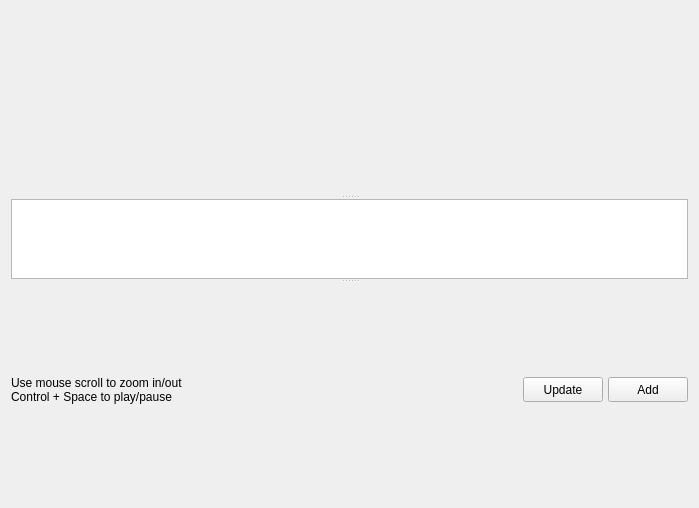
<?xml version="1.0" encoding="UTF-8"?>
<ui version="4.0">
 <class>AudioWaveForm</class>
 <widget class="QWidget" name="AudioWaveForm">
  <property name="geometry">
   <rect>
    <x>0</x>
    <y>0</y>
    <width>699</width>
    <height>508</height>
   </rect>
  </property>
  <property name="sizePolicy">
   <sizepolicy hsizetype="Expanding" vsizetype="Expanding">
    <horstretch>0</horstretch>
    <verstretch>0</verstretch>
   </sizepolicy>
  </property>
  <property name="windowTitle">
   <string>Form</string>
  </property>
  <layout class="QVBoxLayout" name="verticalLayout">
   <item>
    <widget class="QSplitter" name="splitter">
     <property name="orientation">
      <enum>Qt::Vertical</enum>
     </property>
     <widget class="QCustomPlot" name="widget" native="true">
      <property name="sizePolicy">
       <sizepolicy hsizetype="Preferred" vsizetype="Expanding">
        <horstretch>0</horstretch>
        <verstretch>0</verstretch>
       </sizepolicy>
      </property>
     </widget>
     <widget class="QTextEdit" name="textEdit">
      <property name="sizePolicy">
       <sizepolicy hsizetype="Expanding" vsizetype="Preferred">
        <horstretch>0</horstretch>
        <verstretch>0</verstretch>
       </sizepolicy>
      </property>
      <property name="maximumSize">
       <size>
        <width>16777215</width>
        <height>80</height>
       </size>
      </property>
      <property name="undoRedoEnabled">
       <bool>false</bool>
      </property>
      <property name="lineWrapMode">
       <enum>QTextEdit::WidgetWidth</enum>
      </property>
      <property name="readOnly">
       <bool>true</bool>
      </property>
     </widget>
     <widget class="QWidget" name="">
      <layout class="QHBoxLayout" name="horizontalLayout" stretch="0,0,0">
       <property name="spacing">
        <number>5</number>
       </property>
       <item>
        <widget class="QLabel" name="label">
         <property name="sizePolicy">
          <sizepolicy hsizetype="Expanding" vsizetype="Ignored">
           <horstretch>0</horstretch>
           <verstretch>0</verstretch>
          </sizepolicy>
         </property>
         <property name="minimumSize">
          <size>
           <width>0</width>
           <height>35</height>
          </size>
         </property>
         <property name="maximumSize">
          <size>
           <width>16777215</width>
           <height>35</height>
          </size>
         </property>
         <property name="text">
          <string>Use mouse scroll to zoom in/out
Control + Space to play/pause</string>
         </property>
        </widget>
       </item>
       <item>
        <widget class="QPushButton" name="updateTimestampsBtn">
         <property name="sizePolicy">
          <sizepolicy hsizetype="Minimum" vsizetype="Ignored">
           <horstretch>0</horstretch>
           <verstretch>0</verstretch>
          </sizepolicy>
         </property>
         <property name="minimumSize">
          <size>
           <width>0</width>
           <height>25</height>
          </size>
         </property>
         <property name="maximumSize">
          <size>
           <width>16777215</width>
           <height>25</height>
          </size>
         </property>
         <property name="text">
          <string>Update</string>
         </property>
        </widget>
       </item>
       <item>
        <widget class="QPushButton" name="addBtn">
         <property name="enabled">
          <bool>true</bool>
         </property>
         <property name="sizePolicy">
          <sizepolicy hsizetype="Minimum" vsizetype="Ignored">
           <horstretch>0</horstretch>
           <verstretch>0</verstretch>
          </sizepolicy>
         </property>
         <property name="minimumSize">
          <size>
           <width>0</width>
           <height>25</height>
          </size>
         </property>
         <property name="maximumSize">
          <size>
           <width>16777215</width>
           <height>25</height>
          </size>
         </property>
         <property name="text">
          <string>Add</string>
         </property>
        </widget>
       </item>
      </layout>
     </widget>
    </widget>
   </item>
  </layout>
 </widget>
 <customwidgets>
  <customwidget>
   <class>QCustomPlot</class>
   <extends>QWidget</extends>
   <header location="global">mediaplayer/qcustomplot.h</header>
   <container>1</container>
  </customwidget>
 </customwidgets>
 <resources/>
 <connections/>
</ui>
